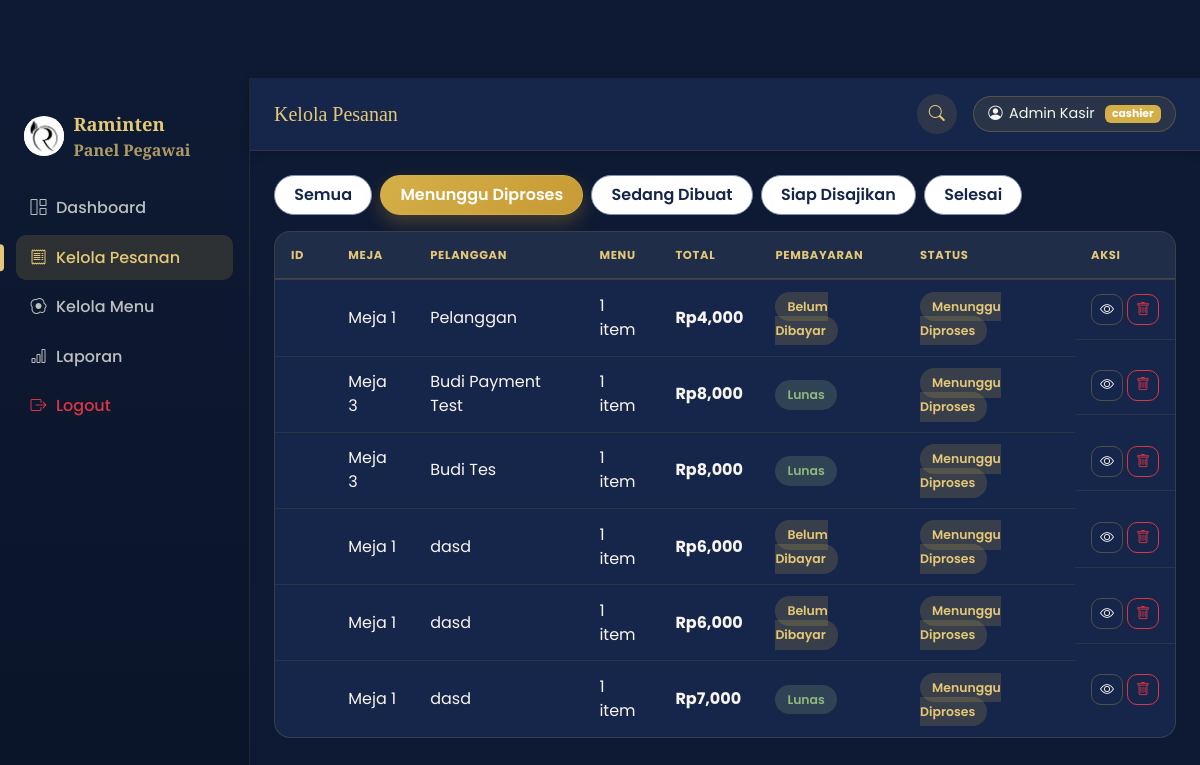
/admin/orders?status=Menunggu+Diproses (signed in), run on the app's committed database.
### models/order.py (models this page shows, shortened)
class Order(db.Model):
    __tablename__ = "orders"
    id = db.Column(db.Integer, primary_key=True)
    order_number = db.Column(db.String(30), unique=True, nullable=True)
    table_id = db.Column(db.Integer, db.ForeignKey("tables.id"), nullable=True)
    table_number = db.Column(db.Integer, nullable=False)
    customer_name = db.Column(db.String(100), default="Pelanggan")
    customer_phone = db.Column(db.String(30), default="")
    note = db.Column(db.String(255), default="")
    _status = db.Column("status", db.String(30), default=STATUS_FLOW[0])
    _payment_status = db.Column("payment_status", db.String(20), default=PAYMENT_BELUM_DIBAYAR)
    payment_method = db.Column(db.String(20), default="QRIS")
    paid_at = db.Column(db.DateTime, nullable=True)
    created_at = db.Column(db.DateTime, default=datetime.utcnow)
    updated_at = db.Column(db.DateTime, default=datetime.utcnow, onupdate=datetime.utcnow)
    items = db.relationship("OrderItem", backref="order", lazy=True, cascade="all, delete-orphan")
    transaction = db.relationship("Transaction", backref="order", uselist=False, cascade="all, delete-orphan")
    @property
    def status(self):
        return self._status
    @status.setter
    def status(self, value):
        if value not in STATUS_FLOW:
            raise ValueError(f"Status pesanan '{value}' tidak valid.")
        self._status = value
        self.updated_at = datetime.utcnow()
    @property
    def payment_status(self):
        return self._payment_status
    @payment_status.setter
    def payment_status(self, value):
        if value not in PAYMENT_STATUS_FLOW:
            raise ValueError(f"Status pembayaran '{value}' tidak valid.")
        self._payment_status = value
    @property
    def total_price(self):
        return sum(item.subtotal for item in self.items)

class OrderItem(db.Model):
    __tablename__ = "order_items"
    id = db.Column(db.Integer, primary_key=True)
    order_id = db.Column(db.Integer, db.ForeignKey("orders.id"), nullable=False)
    menu_item_id = db.Column(db.Integer, db.ForeignKey("menu_items.id"), nullable=False)
    quantity = db.Column(db.Integer, default=1)
    price_at_order = db.Column(db.Float, nullable=False)
    @property
    def subtotal(self):
        return self.quantity * self.price_at_order

### routes/admin.py (the view)
@admin_bp.route("/orders")
@login_required
def orders():
    status_filter = request.args.get("status", "Semua")
    query = Order.query.order_by(Order.created_at.desc())
    if status_filter != "Semua":
        query = query.filter_by(_status=status_filter)
    order_list = query.all()
    return render_template("admin/orders.html", orders=order_list, status_filter=status_filter,
                            status_flow=STATUS_FLOW)

### routes/auth.py (called while the page is built)
def login_required(view_func):
    @wraps(view_func)
    def wrapped(*args, **kwargs):
        if not session.get("staff_id"):
            flash("Silakan login terlebih dahulu.", "warning")
            return redirect(url_for("auth.login"))
        return view_func(*args, **kwargs)
    return wrapped

### templates/admin/orders.html (shortened to what this page needs)
{% extends "admin/base.html" %}
{% block page_title %}Kelola Pesanan{% endblock %}
{% block content %}
<div class="d-flex gap-2 flex-wrap mb-3">
  <a href="{{ url_for('admin.orders', status='Semua') }}"
     class="category-pill {{ 'active' if status_filter=='Semua' }}">Semua</a>
  {% for s in status_flow %}
  <a href="{{ url_for('admin.orders', status=s) }}"
     class="category-pill {{ 'active' if status_filter==s }}">{{ s }}</a>
  {% endfor %}
</div>
<div class="stat-card p-0 table-responsive-card">
  <div class="table-responsive">
  <table class="table mb-0 align-middle">
    <thead>
      <tr>
        <th>ID</th>
        <th>Meja</th>
        <th>Pelanggan</th>
        <th>Menu</th>
        <th>Total</th>
        <th>Pembayaran</th>
        <th>Status</th>
        <th>Aksi</th>
      </tr>
    </thead>
    <tbody id="orders-tbody">
      {% for o in orders %}
      <tr class="order-row" data-href="{{ url_for('admin.order_detail', order_id=o.id) }}">
        <td class="fw-bold" style="color:var(--coklat-700);">#{{ o.id }}</td>
        <td>Meja {{ o.table_number }}</td>
        <td>{{ o.customer_name }}</td>
        <td>{{ o.items|length }} item</td>
        <td class="fw-bold">Rp{{ '{:,.0f}'.format(o.total_price) }}</td>
        <td><span class="badge-status {{ 'siap' if o.payment_status == 'Lunas' else 'menunggu' }}">{{ o.payment_status }}</span></td>
        <td>
          <span class="badge-status {{ {'Menunggu Diproses':'menunggu','Sedang Dibuat':'dibuat','Siap Disajikan':'siap','Selesai':'selesai'}.get(o.status, 'menunggu') }}">
            {{ o.status }}
          </span>
        </td>
        <td class="d-flex gap-1">
          <a href="{{ url_for('admin.order_detail', order_id=o.id) }}" class="btn btn-sm btn-outline-secondary">
            <i class="bi bi-eye"></i>
          </a>
          <form action="{{ url_for('admin.order_delete', order_id=o.id) }}" method="POST"
                onsubmit="return confirm('Hapus pesanan #{{ o.id }}?');" onclick="event.stopPropagation();">
            <button class="btn btn-sm btn-outline-danger"><i class="bi bi-trash"></i></button>
          </form>
        </td>
      </tr>
      {% else %}
      <tr><td colspan="8" class="text-center text-muted py-4">Belum ada pesanan.</td></tr>
      {% endfor %}
    </tbody>
  </table>
  </div>
</div>
{% endblock %}

### static/css/style.css (style rules this page uses)
:root { --cream-50: #FFFFFF; --cream-100: #F8F5F0; --cream-200: #EDE6DA; --navy-900: #0E1A33; --navy-800: #16264A; --navy-700: #1E3160; --navy-500: #34497A; --coklat-900: var(--navy-900); --coklat-700: var(--navy-800); --coklat-500: var(--navy-500); --coklat-300: #7F8FB3; --gold-700: #A97B1D; --gold-600: #C79A34; --gold-500: #D4AF48; --gold-400: #E4C878; --orange-600: var(--gold-600); --orange-500: var(--gold-500); --orange-400: var(--gold-400); --leaf-800: #253B23; --leaf-700: #33502F; --leaf-500: #4E7A46; --leaf-300: #8FB77E; --leaf-100: #E4EEDD; --ink: #17233F; --font-display: "Playfair Display", "Georgia", serif; --font-body: "Poppins", sans-serif; --gold-border: rgba(201,154,52,.35); --shadow-soft: 0 10px 26px rgba(14, 26, 51, .1); --shadow-lift: 0 20px 42px rgba(14, 26, 51, .18); }
* { box-sizing: border-box; }
html { scroll-behavior: smooth; }
body { font-family: var(--font-body); color: var(--ink); background-color: var(--cream-100); overflow-x: hidden; }
a { text-decoration: none; }
body:not(.has-hero) { padding-top: 78px; }
.category-pill { border-radius: 999px; padding: .45rem 1.2rem; border: 1px solid var(--coklat-300); color: var(--coklat-700); font-weight: 600; background: var(--cream-50); transition: transform .15s ease, box-shadow .15s ease, background .15s ease, color .15s ease; display: inline-block; }
.category-pill.active { background: linear-gradient(135deg, var(--gold-500), var(--gold-600)); color: #fff; border-color: var(--gold-500); box-shadow: 0 8px 18px rgba(180,135,42,.32); }
.btn-outline-secondary { border-radius: 10px; color: var(--navy-800); border-color: var(--cream-200); transition: background .15s ease, border-color .15s ease, transform .15s ease; }
.btn-outline-danger { border-radius: 10px; }
.admin-body { background: var(--navy-900); color: var(--cream-100); }
.stat-card { background: var(--navy-800); border: 1px solid rgba(212,175,72,.18); border-radius: 16px; padding: 1.25rem; position: relative; overflow: hidden; color: var(--cream-100); transition: transform .2s ease, box-shadow .2s ease, border-color .2s ease; }
.badge-status { padding: .4rem .75rem; border-radius: 999px; font-weight: 600; font-size: .78rem; }
.badge-status.menunggu { background: rgba(212,175,72,.18); color: var(--gold-400); }
.badge-status.siap { background: rgba(143,183,126,.2); color: var(--leaf-300); }
.stat-card table, .stat-card.p-0 table { margin: 0; }
.admin-main .table { --bs-table-bg: transparent; color: var(--cream-100); }
.admin-main .table thead th { text-transform: uppercase; font-size: .72rem; letter-spacing: .06em; color: var(--gold-400); font-weight: 700; border-bottom: 2px solid rgba(212,175,72,.18); padding: .9rem 1rem; background: rgba(212,175,72,.05); }
.admin-main .table tbody td { padding: .85rem 1rem; vertical-align: middle; border-bottom: 1px solid rgba(212,175,72,.1); color: var(--cream-100); }
.admin-main .table tbody tr { transition: background .15s ease; }
.admin-main .table tbody tr:last-child td { border-bottom: none; }
.stat-card.p-0 { border-radius: 16px; overflow: hidden; }
.admin-main .btn-outline-secondary { border-radius: 10px; color: var(--cream-100); border-color: rgba(212,175,72,.3); transition: background .15s ease, border-color .15s ease, transform .15s ease; }
.admin-main .btn-outline-danger { border-radius: 10px; }
* { min-width: 0; }
.table-responsive-card { border-radius: 16px; overflow: hidden; }
.order-row { cursor: pointer; }

### data on the page
Order: table_number "1", customer_name "Pelanggan", items|length "1", payment_status "Belum Dibayar", status "Menunggu Diproses"
OrderItem: total_price "4,000"
Order: table_number "3", customer_name "Budi Payment Test", items|length "1", payment_status "Lunas", status "Menunggu Diproses"
OrderItem: total_price "8,000"
Order: table_number "3", customer_name "Budi Tes", items|length "1", payment_status "Lunas", status "Menunggu Diproses"
OrderItem: total_price "8,000"
Order: table_number "1", customer_name "dasd", items|length "1", payment_status "Belum Dibayar", status "Menunggu Diproses"
OrderItem: total_price "6,000"
Order: table_number "1", customer_name "dasd", items|length "1", payment_status "Belum Dibayar", status "Menunggu Diproses"
OrderItem: total_price "6,000"
Order: table_number "1", customer_name "dasd", items|length "1", payment_status "Lunas", status "Menunggu Diproses"
OrderItem: total_price "7,000"

### other printed values
{{ session.get('staff_name', 'Pegawai') }} "Admin Kasir"
{{ session.get('staff_type', '') }} "cashier"
{{ s }} "Menunggu Diproses" "Sedang Dibuat" "Siap Disajikan" "Selesai"
